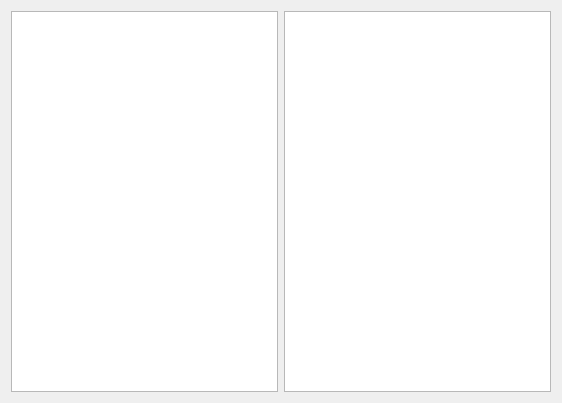
<?xml version="1.0" encoding="UTF-8"?>
<ui version="4.0">
 <class>SynchronizedView</class>
 <widget class="QWidget" name="SynchronizedView">
  <property name="geometry">
   <rect>
    <x>0</x>
    <y>0</y>
    <width>562</width>
    <height>403</height>
   </rect>
  </property>
  <property name="windowTitle">
   <string>Form</string>
  </property>
  <layout class="QGridLayout" name="gridLayout">
   <item row="0" column="0">
    <layout class="QHBoxLayout" name="horizontalLayout">
     <item>
      <widget class="QGraphicsView" name="graphicsView"/>
     </item>
     <item>
      <widget class="QGraphicsView" name="graphicsView_2"/>
     </item>
    </layout>
   </item>
  </layout>
 </widget>
 <resources/>
 <connections/>
</ui>
